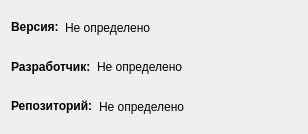
<?xml version="1.0" encoding="UTF-8"?>
<ui version="4.0">
 <class>SoftwareInformationDialog</class>
 <widget class="QDialog" name="SoftwareInformationDialog">
  <property name="windowModality">
   <enum>Qt::ApplicationModal</enum>
  </property>
  <property name="geometry">
   <rect>
    <x>0</x>
    <y>0</y>
    <width>308</width>
    <height>134</height>
   </rect>
  </property>
  <property name="windowTitle">
   <string>О программе</string>
  </property>
  <layout class="QHBoxLayout" name="horizontalLayout">
   <item>
    <layout class="QVBoxLayout" name="verticalLayout">
     <item>
      <layout class="QHBoxLayout" name="horizontalLayout_4">
       <item>
        <widget class="QLabel" name="label_3">
         <property name="sizePolicy">
          <sizepolicy hsizetype="Fixed" vsizetype="Fixed">
           <horstretch>0</horstretch>
           <verstretch>0</verstretch>
          </sizepolicy>
         </property>
         <property name="font">
          <font>
           <weight>75</weight>
           <bold>true</bold>
          </font>
         </property>
         <property name="text">
          <string>Версия:</string>
         </property>
        </widget>
       </item>
       <item>
        <widget class="QLabel" name="version_label">
         <property name="text">
          <string>Не определено</string>
         </property>
        </widget>
       </item>
      </layout>
     </item>
     <item>
      <layout class="QHBoxLayout" name="horizontalLayout_2">
       <item>
        <widget class="QLabel" name="label_2">
         <property name="sizePolicy">
          <sizepolicy hsizetype="Fixed" vsizetype="Fixed">
           <horstretch>0</horstretch>
           <verstretch>0</verstretch>
          </sizepolicy>
         </property>
         <property name="font">
          <font>
           <weight>75</weight>
           <bold>true</bold>
          </font>
         </property>
         <property name="text">
          <string>Разработчик:</string>
         </property>
        </widget>
       </item>
       <item>
        <widget class="QLabel" name="developer_label">
         <property name="text">
          <string>Не определено</string>
         </property>
        </widget>
       </item>
      </layout>
     </item>
     <item>
      <layout class="QHBoxLayout" name="horizontalLayout_3">
       <item>
        <widget class="QLabel" name="label">
         <property name="sizePolicy">
          <sizepolicy hsizetype="Fixed" vsizetype="Fixed">
           <horstretch>0</horstretch>
           <verstretch>0</verstretch>
          </sizepolicy>
         </property>
         <property name="font">
          <font>
           <weight>75</weight>
           <bold>true</bold>
          </font>
         </property>
         <property name="text">
          <string>Репозиторий:</string>
         </property>
        </widget>
       </item>
       <item>
        <widget class="QLabel" name="repository_label">
         <property name="text">
          <string>Не определено</string>
         </property>
        </widget>
       </item>
      </layout>
     </item>
    </layout>
   </item>
  </layout>
 </widget>
 <resources/>
 <connections/>
</ui>
